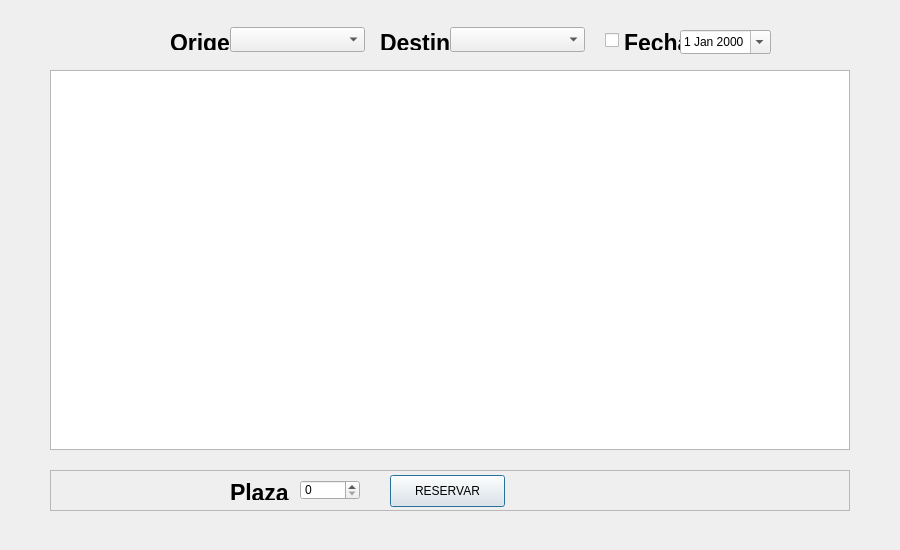
<?xml version="1.0" encoding="UTF-8"?>
<ui version="4.0">
 <class>oficina</class>
 <widget class="QDialog" name="oficina">
  <property name="geometry">
   <rect>
    <x>0</x>
    <y>0</y>
    <width>900</width>
    <height>550</height>
   </rect>
  </property>
  <property name="sizePolicy">
   <sizepolicy hsizetype="Fixed" vsizetype="Fixed">
    <horstretch>0</horstretch>
    <verstretch>0</verstretch>
   </sizepolicy>
  </property>
  <property name="minimumSize">
   <size>
    <width>900</width>
    <height>550</height>
   </size>
  </property>
  <property name="maximumSize">
   <size>
    <width>900</width>
    <height>550</height>
   </size>
  </property>
  <property name="windowTitle">
   <string>Dialog</string>
  </property>
  <widget class="QComboBox" name="comboOrigenFilter">
   <property name="geometry">
    <rect>
     <x>230</x>
     <y>27</y>
     <width>135</width>
     <height>25</height>
    </rect>
   </property>
  </widget>
  <widget class="QComboBox" name="comboDestinoFilter">
   <property name="geometry">
    <rect>
     <x>450</x>
     <y>27</y>
     <width>135</width>
     <height>25</height>
    </rect>
   </property>
  </widget>
  <widget class="QLabel" name="labelFechaFilter">
   <property name="geometry">
    <rect>
     <x>624</x>
     <y>30</y>
     <width>61</width>
     <height>20</height>
    </rect>
   </property>
   <property name="font">
    <font>
     <pointsize>17</pointsize>
     <weight>75</weight>
     <bold>true</bold>
     <underline>false</underline>
    </font>
   </property>
   <property name="text">
    <string>&lt;html&gt;&lt;head/&gt;&lt;body&gt;&lt;p align=&quot;center&quot;&gt;Fecha&lt;/p&gt;&lt;/body&gt;&lt;/html&gt;</string>
   </property>
  </widget>
  <widget class="QDateEdit" name="dateFechaFilter">
   <property name="geometry">
    <rect>
     <x>680</x>
     <y>30</y>
     <width>91</width>
     <height>24</height>
    </rect>
   </property>
   <property name="calendarPopup">
    <bool>true</bool>
   </property>
  </widget>
  <widget class="QFrame" name="reservas">
   <property name="enabled">
    <bool>true</bool>
   </property>
   <property name="geometry">
    <rect>
     <x>50</x>
     <y>470</y>
     <width>800</width>
     <height>41</height>
    </rect>
   </property>
   <property name="frameShape">
    <enum>QFrame::StyledPanel</enum>
   </property>
   <property name="frameShadow">
    <enum>QFrame::Raised</enum>
   </property>
   <widget class="QLabel" name="labelPlazas">
    <property name="geometry">
     <rect>
      <x>180</x>
      <y>10</y>
      <width>60</width>
      <height>20</height>
     </rect>
    </property>
    <property name="font">
     <font>
      <pointsize>17</pointsize>
      <weight>75</weight>
      <bold>true</bold>
      <underline>false</underline>
     </font>
    </property>
    <property name="text">
     <string>&lt;html&gt;&lt;head/&gt;&lt;body&gt;&lt;p align=&quot;center&quot;&gt;Plazas&lt;/p&gt;&lt;/body&gt;&lt;/html&gt;</string>
    </property>
   </widget>
   <widget class="QSpinBox" name="spinPlazas">
    <property name="geometry">
     <rect>
      <x>250</x>
      <y>10</y>
      <width>60</width>
      <height>20</height>
     </rect>
    </property>
    <property name="maximum">
     <number>500</number>
    </property>
   </widget>
   <widget class="QPushButton" name="btnReservar">
    <property name="geometry">
     <rect>
      <x>340</x>
      <y>5</y>
      <width>115</width>
      <height>32</height>
     </rect>
    </property>
    <property name="text">
     <string>RESERVAR</string>
    </property>
   </widget>
  </widget>
  <widget class="QLabel" name="labelOrigenFilter">
   <property name="geometry">
    <rect>
     <x>170</x>
     <y>30</y>
     <width>61</width>
     <height>20</height>
    </rect>
   </property>
   <property name="font">
    <font>
     <pointsize>17</pointsize>
     <weight>75</weight>
     <bold>true</bold>
     <underline>false</underline>
    </font>
   </property>
   <property name="text">
    <string>&lt;html&gt;&lt;head/&gt;&lt;body&gt;&lt;p align=&quot;center&quot;&gt;Origen&lt;/p&gt;&lt;/body&gt;&lt;/html&gt;</string>
   </property>
  </widget>
  <widget class="QLabel" name="labelDestinoFilter">
   <property name="geometry">
    <rect>
     <x>380</x>
     <y>30</y>
     <width>71</width>
     <height>20</height>
    </rect>
   </property>
   <property name="font">
    <font>
     <pointsize>17</pointsize>
     <weight>75</weight>
     <bold>true</bold>
     <underline>false</underline>
    </font>
   </property>
   <property name="text">
    <string>&lt;html&gt;&lt;head/&gt;&lt;body&gt;&lt;p align=&quot;center&quot;&gt;Destino&lt;/p&gt;&lt;/body&gt;&lt;/html&gt;</string>
   </property>
  </widget>
  <widget class="QCheckBox" name="checkFecha">
   <property name="enabled">
    <bool>true</bool>
   </property>
   <property name="geometry">
    <rect>
     <x>605</x>
     <y>30</y>
     <width>21</width>
     <height>20</height>
    </rect>
   </property>
   <property name="text">
    <string/>
   </property>
  </widget>
  <widget class="QTableWidget" name="tablaNegos">
   <property name="geometry">
    <rect>
     <x>50</x>
     <y>70</y>
     <width>800</width>
     <height>380</height>
    </rect>
   </property>
   <property name="editTriggers">
    <set>QAbstractItemView::NoEditTriggers</set>
   </property>
   <property name="dragDropOverwriteMode">
    <bool>false</bool>
   </property>
   <property name="selectionMode">
    <enum>QAbstractItemView::SingleSelection</enum>
   </property>
   <property name="selectionBehavior">
    <enum>QAbstractItemView::SelectRows</enum>
   </property>
   <property name="gridStyle">
    <enum>Qt::DashLine</enum>
   </property>
   <property name="sortingEnabled">
    <bool>true</bool>
   </property>
   <property name="cornerButtonEnabled">
    <bool>false</bool>
   </property>
   <property name="rowCount">
    <number>0</number>
   </property>
   <property name="columnCount">
    <number>5</number>
   </property>
   <attribute name="horizontalHeaderVisible">
    <bool>false</bool>
   </attribute>
   <attribute name="horizontalHeaderCascadingSectionResizes">
    <bool>false</bool>
   </attribute>
   <attribute name="horizontalHeaderDefaultSectionSize">
    <number>100</number>
   </attribute>
   <attribute name="horizontalHeaderHighlightSections">
    <bool>true</bool>
   </attribute>
   <attribute name="horizontalHeaderMinimumSectionSize">
    <number>20</number>
   </attribute>
   <attribute name="horizontalHeaderShowSortIndicator" stdset="0">
    <bool>true</bool>
   </attribute>
   <attribute name="verticalHeaderVisible">
    <bool>false</bool>
   </attribute>
   <column/>
   <column/>
   <column/>
   <column/>
   <column/>
  </widget>
  <widget class="QLabel" name="labelEstado">
   <property name="geometry">
    <rect>
     <x>520</x>
     <y>470</y>
     <width>221</width>
     <height>41</height>
    </rect>
   </property>
   <property name="palette">
    <palette>
     <active>
      <colorrole role="Text">
       <brush brushstyle="SolidPattern">
        <color alpha="255">
         <red>6</red>
         <green>232</green>
         <blue>0</blue>
        </color>
       </brush>
      </colorrole>
     </active>
     <inactive>
      <colorrole role="Text">
       <brush brushstyle="SolidPattern">
        <color alpha="255">
         <red>6</red>
         <green>232</green>
         <blue>0</blue>
        </color>
       </brush>
      </colorrole>
     </inactive>
     <disabled>
      <colorrole role="Text">
       <brush brushstyle="SolidPattern">
        <color alpha="255">
         <red>127</red>
         <green>127</green>
         <blue>127</blue>
        </color>
       </brush>
      </colorrole>
     </disabled>
    </palette>
   </property>
   <property name="font">
    <font>
     <pointsize>17</pointsize>
     <weight>75</weight>
     <bold>true</bold>
    </font>
   </property>
   <property name="text">
    <string>&lt;html&gt;&lt;head/&gt;&lt;body&gt;&lt;p align=&quot;center&quot;&gt;&lt;br/&gt;&lt;/p&gt;&lt;/body&gt;&lt;/html&gt;</string>
   </property>
  </widget>
 </widget>
 <resources/>
 <connections>
  <connection>
   <sender>checkFecha</sender>
   <signal>clicked()</signal>
   <receiver>oficina</receiver>
   <slot>showNegos()</slot>
   <hints>
    <hint type="sourcelabel">
     <x>620</x>
     <y>38</y>
    </hint>
    <hint type="destinationlabel">
     <x>614</x>
     <y>16</y>
    </hint>
   </hints>
  </connection>
  <connection>
   <sender>comboOrigenFilter</sender>
   <signal>currentIndexChanged(int)</signal>
   <receiver>oficina</receiver>
   <slot>showNegos()</slot>
   <hints>
    <hint type="sourcelabel">
     <x>253</x>
     <y>29</y>
    </hint>
    <hint type="destinationlabel">
     <x>251</x>
     <y>8</y>
    </hint>
   </hints>
  </connection>
  <connection>
   <sender>comboDestinoFilter</sender>
   <signal>currentIndexChanged(int)</signal>
   <receiver>oficina</receiver>
   <slot>showNegos()</slot>
   <hints>
    <hint type="sourcelabel">
     <x>486</x>
     <y>35</y>
    </hint>
    <hint type="destinationlabel">
     <x>456</x>
     <y>20</y>
    </hint>
   </hints>
  </connection>
  <connection>
   <sender>tablaNegos</sender>
   <signal>currentItemChanged(QTableWidgetItem*,QTableWidgetItem*)</signal>
   <receiver>oficina</receiver>
   <slot>activarReservas()</slot>
   <hints>
    <hint type="sourcelabel">
     <x>64</x>
     <y>250</y>
    </hint>
    <hint type="destinationlabel">
     <x>22</x>
     <y>250</y>
    </hint>
   </hints>
  </connection>
  <connection>
   <sender>tablaNegos</sender>
   <signal>itemClicked(QTableWidgetItem*)</signal>
   <receiver>oficina</receiver>
   <slot>activarReservas()</slot>
   <hints>
    <hint type="sourcelabel">
     <x>64</x>
     <y>306</y>
    </hint>
    <hint type="destinationlabel">
     <x>41</x>
     <y>306</y>
    </hint>
   </hints>
  </connection>
  <connection>
   <sender>btnReservar</sender>
   <signal>clicked()</signal>
   <receiver>oficina</receiver>
   <slot>reservar()</slot>
   <hints>
    <hint type="sourcelabel">
     <x>457</x>
     <y>495</y>
    </hint>
    <hint type="destinationlabel">
     <x>456</x>
     <y>520</y>
    </hint>
   </hints>
  </connection>
  <connection>
   <sender>dateFechaFilter</sender>
   <signal>dateChanged(QDate)</signal>
   <receiver>oficina</receiver>
   <slot>showNegos()</slot>
   <hints>
    <hint type="sourcelabel">
     <x>721</x>
     <y>36</y>
    </hint>
    <hint type="destinationlabel">
     <x>718</x>
     <y>20</y>
    </hint>
   </hints>
  </connection>
 </connections>
 <slots>
  <slot>activarFecha()</slot>
  <slot>showNegos()</slot>
  <slot>activarReservas()</slot>
  <slot>reservar()</slot>
 </slots>
</ui>
